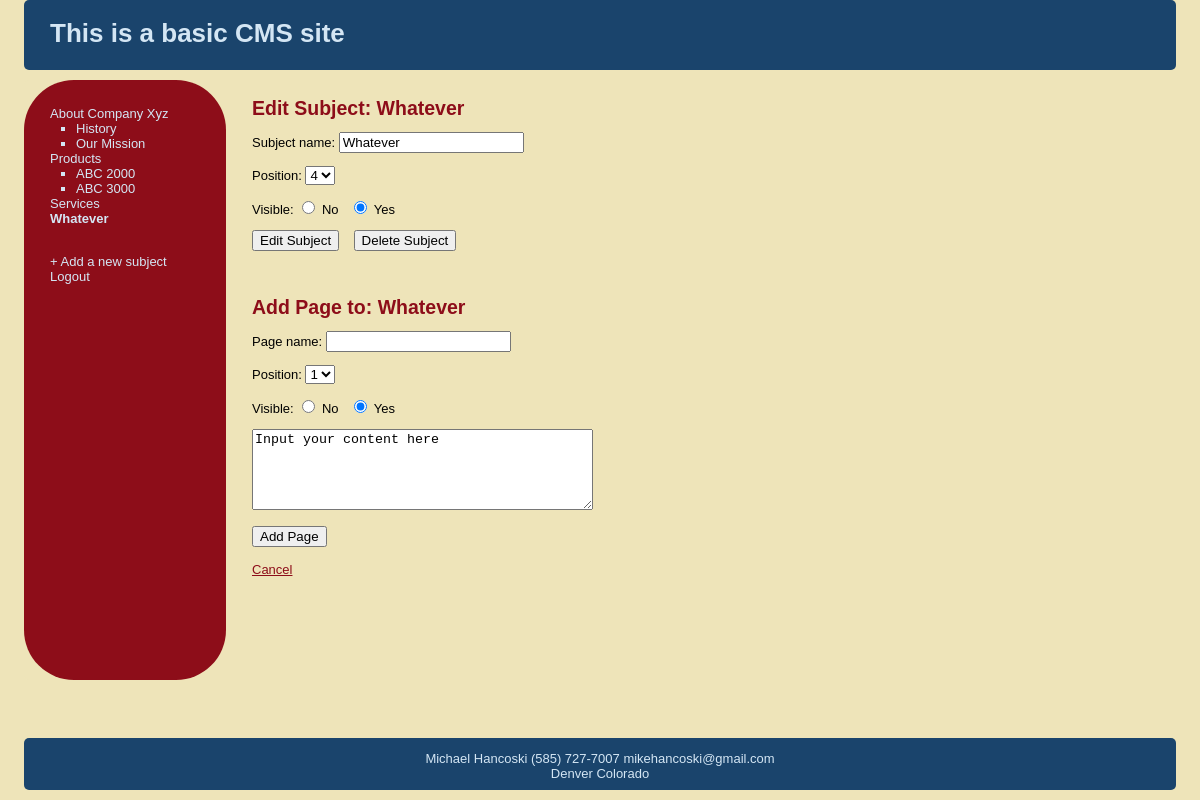
The app's page /CMSExample/edit_subject.php?subj=4 (signed in) with its own data.
### tables this page shows
CREATE TABLE subjects (
id int(11) NOT NULL AUTO_INCREMENT,
menu_name varchar(30) NOT NULL,
position int(3) NOT NULL,
visible tinyint(1) NOT NULL,
PRIMARY KEY (id)
);

CREATE TABLE pages (
id int(11) NOT NULL AUTO_INCREMENT,
subject_id int(11) NOT NULL,
menu_name varchar(30) NOT NULL,
position int(3) NOT NULL,
visible tinyint(1) NOT NULL,
content TEXT NOT NULL,
PRIMARY KEY(id)

);

### CMSExample/edit_subject.php (the view, shortened to what this page needs)
<?php
    require_once('includes/connection.php');
    require_once('includes/functions.php');
    find_selected_page();
    include('includes/header.php');
?>
        <table id="structure">
            <tr>
                <td id="navigation">
                <?php
                    echo navigation($sel_subject,$con_page);
                ?>
                </td>
                <td id="page">
                   <h2>Edit Subject: <?php echo $sel_subject['menu_name']; ?></h2>
                   <form action="edit_subject.php?subj=<?php echo urlencode($sel_subject['id']); ?>" method="post">
                    <p>Subject name:
                        <input type="text" name="menu_name" value="<?php echo $sel_subject['menu_name'];?>" id="menu_name" />
                    </p>
                    <p>Position:
                    <select name="position">
                    <?php
                        $subject_set = get_all_subjects();
                        $subject_count = mysql_num_rows($subject_set);
                        $selected = '';
                        for($count = 1; $count <= ($subject_count+1); $count++){
                            if($count == $sel_subject['position']){
                                $selected = 'selected="selected" ';
                            }else{
                                $selected = '';
                            }
                                echo '<option ' . $selected . 'value"' . $count . '">' . $count . '</option>';
                        }
                    ?>
                    </select>
                    </p>
                    <p>Visible:
                        <input type="radio" <?php if($sel_subject['visible'] == 0){echo 'checked=""'; } ?> name="visible" value="0" /> No
                        &nbsp;
                        <input type="radio" <?php if($sel_subject['visible'] == 1){echo 'checked=""'; } ?> name="visible" value="1" /> Yes
                    </p>
                    <input type="submit" name="submit" value="Edit Subject" />
                    <input type="submit" name="submit" onclick="return confirm('Are you sure you want to delete <?php echo $sel_subject['menu_name'] ?>');" value="Delete Subject" />
                   </form>
                   <br />
                   <br />
                   <h2>Add Page to: <?php echo $sel_subject['menu_name']; ?></h2>
                   <form action="edit_subject.php?subj=<?php echo urlencode($sel_subject['id']); ?>" method="post">
                    <p>Page name:
                        <input type="text" name="menu_name" value="" id="menu_name" />
                    </p>
                    <p>Position:
                    <select name="position">
                    <?php
                        $pages_set = get_pages_for_subject($sel_subject['id']);
                        $pages_count = mysql_num_rows($pages_set);
                        for($count = 1; $count <= ($pages_count+1); $count++){
                            echo '<option value"' . $count . '">' . $count . '</option>';
                        }
                    ?>
                    </select>
                    </p>
                    <p>Visible:
                        <input type="radio" name="visible" value="0" /> No
                        &nbsp;
                        <input type="radio" name="visible" value="1" checked="" /> Yes
                    </p>
                    <p><textarea cols="40" rows="5" name="content"  id="content">Input your content here</textarea></p>
                    <input type="submit" name="submit" value="Add Page" />
                   </form>
                   <br />
                   <a href="content.php">Cancel</a>
                </td>
            </tr>
        </table>
<?php
    require('includes/footer.php');
?>

### CMSExample/includes/functions.php (shortened to what this page needs)
<?php
function get_all_subjects($public = true){
    global $connection;
    $query = 'SELECT *
        FROM subjects ';
    if($public){
        $query .= 'WHERE visible = 1 ';
    }
    $query .= 'ORDER BY position ASC';
    $subject_set = mysql_query($query, $connection);
    return $subject_set;
}
function get_pages_for_subject($subject_id, $public = true){
    global $connection;
    $query = 'SELECT *
        FROM pages ';
    $query .= 'WHERE subject_id = ' . $subject_id . ' ';
    if($public){
        $query .= 'AND visible = 1 ';
    }
    $query .= 'ORDER BY position ASC';
    $page_set = mysql_query($query, $connection);
    return $page_set;
}
function get_subject_by_id($subject_id){
    global $connection;
    $query = 'SELECT * ';
    $query .= 'FROM subjects ';
    $query .= 'WHERE id=' . $subject_id;
    $query .= ' LIMIT 1';
    $result_set = mysql_query($query,$connection);
    if($subject = mysql_fetch_array($result_set)){
        return $subject;
    }else{
        return NULL;
    }
}
function find_selected_page() {
    if(isset($_GET['subj']) && intval($_GET['subj'] != 0)){
        $sel_subject = get_subject_by_id($_GET['subj']);
        $con_page =get_default_page($sel_subject['id']);
    }elseif (isset($_GET['page']) && intval($_GET['page'] != 0)){
        $con_page = get_page_by_id($_GET['page']);
        $sel_subject = NULL;
    }else{
        $sel_subject = array('id'=>0,'menu_name'=>'Welcome');
        $con_page =array('id'=>0,'content'=>'CMS example site');
    }
}
function get_default_page($subject_id){
    $page_set = get_pages_for_subject($subject_id,true);
    if($first_page = mysql_fetch_array($page_set)){
        return $first_page;
    }else{
        return NULL;
    }
}
function navigation($sel_subject,$con_page, $public = false){
    $output = '<ul class="subjects">';
    $subject_set = get_all_subjects($public = false);
    for($subject = mysql_fetch_array($subject_set); isset($subject[1]) != false; $subject = mysql_fetch_array($subject_set)){
        if($subject['id'] == $sel_subject['id']){
            $selected = ' class="selected"';
            }else{
                $selected = '';
            }
            $output .= '<li' . $selected .'><a href="edit_subject.php?subj='. urlencode($subject['id']) . '">' . $subject['menu_name'] . '</a></li>';
            $page_set = get_pages_for_subject($subject['id'], $public = false);
            $output .= '<ul class="pages">';
            for($page = mysql_fetch_array($page_set); isset($page[1]) != false; $page = mysql_fetch_array($page_set)){
                $output .= '<li';
                $output .= '><a href="content.php?page=' . urlencode($page['id']) .'">' . $page['menu_name'] . '</a></li>';
            }
            $output .= '</ul>';
        }
    $output .= '</ul>';
    $output .= ' <br />';
    $output .= '<a href="new_subject.php">+ Add a new subject</a>';
    $output .= ' <br />';
    $output .= '<a href="logout.php?logout=1">Logout</a>';
    return $output;
}
?>

### CMSExample/stylesheets/public.css (style rules this page uses)
html { height: 100%; width: 100%; }
body { width: 100%; height: 100%; margin: 0px; padding: 0px; border: 0px; font-family: Verdana, Arial, Helvetica, sans-serif; background: #EEE4B9; font-size: 13px; line-height: 15px; }
table, tr, td { border-collapse: collapse; vertical-align: top; font-size: 13px; line-height: 15px; }
a { color: #8D0D19; }
#structure { height: 600px; width: 100%; }
#navigation { border-radius: 50px; width: 150px; padding: 1em 2em; color: #D4E6F4; background: #8D0D19; }
#navigation a { color: #D4E6F4; text-decoration: none; }
ul.subjects { padding-left: 0; list-style: none; }
ul.pages { padding-left: 2em; list-style: square; }
.selected { font-weight: bold; }
#page { padding-left: 2em; vertical-align: top; background: #EEE4B9; }
#page h2 { color: #8D0D19; margin-top: 1em; }

### records on screen
subjects: menu_name "About Company Xyz"
pages: menu_name "History"
pages: menu_name "Our Mission"
subjects: menu_name "Products"
pages: menu_name "ABC 2000"
pages: menu_name "ABC 3000"
subjects: menu_name "Services"
subjects: menu_name "Whatever", visible "☑"

### other values on screen
form field position "4"
form field position "1"
